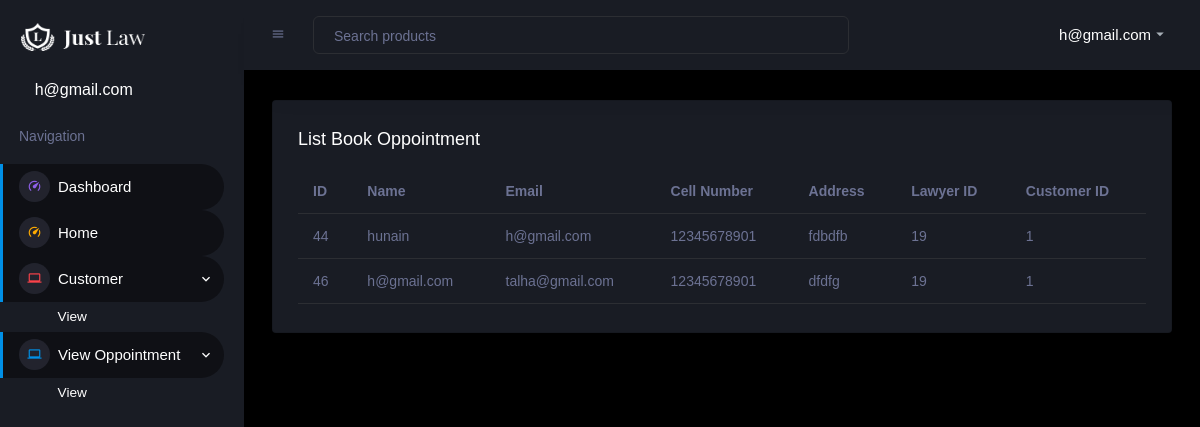
The page /Customer/index.php?ViewOppoitment (signed in) on the database its author committed.
### tables this page shows
CREATE TABLE `customer` (
  `C_Id` int(11) NOT NULL,
  `Name` varchar(50) DEFAULT NULL,
  `Email` varchar(50) NOT NULL,
  `password` varchar(50) NOT NULL,
  `gender` varchar(50) NOT NULL,
  `cellnumber` varchar(50) NOT NULL
);

CREATE TABLE `book_oppointment` (
  `B_Id` int(11) NOT NULL,
  `CustomerName` varchar(50) DEFAULT NULL,
  `CustomerEmail` varchar(50) NOT NULL,
  `CustomerPhone` varchar(50) DEFAULT NULL,
  `CustomerAddress` varchar(200) NOT NULL,
  `Lawyerid` int(11) DEFAULT NULL,
  `customerid` int(11) DEFAULT NULL
);

### Customer/ViewOppointment.php (the view)
<?php
  include("connection.php");
  if(isset($_SESSION["CustomerEmails"])==null)
  {
    header("location:clientlogin.php");
  }
  else
  {
?>
<!DOCTYPE html>
<html lang="en">
  <head>
  </head>
  <body>
    <div class="container-scroller">
        <div class="col-md-12 grid-margin stretch-card">
              <div class="card">
                <div class="card-body">
                  <h4 class="card-title">List Book Oppointment</h4>
                    <table class="table">
                        <tr>
                            <th>ID</th>
                            <th>Name</th>
                            <th>Email</th>
                            <th>Cell Number</th>
                            <th>Address</th>
                            <th>Lawyer ID</th>
                            <th>Customer ID</th>
                        </tr>
                        <?php
                          $getCustomerEMails = $_SESSION["CustomerEmails"];
                          $fetchsp= mysqli_query($con,"select * from book_oppointment where CUSTOMERID ='$getCustomerEMails'");
                          while($row = mysqli_fetch_array($fetchsp))
                          {
                            echo '
                            <tr>
                            <td>'.$row[0].'</td>
                            <td>'.$row[1].'</td>
                            <td>'.$row[2].'</td>
                            <td>'.$row[3].'</td>
                            <td>'.$row[4].'</td>
                            <td>'.$row[5].'</td>
                            <td>'.$row[6].'</td>
                        </tr>
                            ';
                          }
                       ?>
                    </table>
                </div>
              </div>
            </div>
          </div>
  </body>
</html>
<?php } ?>

### Customer/index.php (shortened to what this page needs)
<?php
  include("connection.php");
  if(isset($_SESSION["CustomerEmails"])==null)
  {
    header("location:clientlogin.php");
  }
  else
  {
?>
<!DOCTYPE html>
<html lang="en">
  <head>
    <link rel="stylesheet" href="assets/vendors/mdi/css/materialdesignicons.min.css">
    <link rel="stylesheet" href="assets/vendors/css/vendor.bundle.base.css">
    <link rel="stylesheet" href="assets/vendors/jvectormap/jquery-jvectormap.css">
    <link rel="stylesheet" href="assets/vendors/flag-icon-css/css/flag-icon.min.css">
    <link rel="stylesheet" href="assets/vendors/owl-carousel-2/owl.carousel.min.css">
    <link rel="stylesheet" href="assets/vendors/owl-carousel-2/owl.theme.default.min.css">
    <link rel="stylesheet" href="assets/css/style.css">
  </head>
  <body>
    <div class="container-scroller">
      <nav class="sidebar sidebar-offcanvas" id="sidebar">
        <div class="sidebar-brand-wrapper d-none d-lg-flex align-items-center justify-content-center fixed-top">
          <a class="sidebar-brand brand-logo" href="index.php"><img src="../assets/img/logo/logo.png" alt=""></a>
        </div>
        <ul class="nav">
          <li class="nav-item profile">
            <div class="profile-desc">
              <div class="profile-pic">
                <div class="profile-name">
                  <h5 class="mb-0 font-weight-normal">
                      <?php
                          $getCustomerEMails = $_SESSION["CustomerEmails"];
                          $fetchsp= mysqli_query($con,"select * from Customer where C_id ='$getCustomerEMails'");
                          while($row = mysqli_fetch_array($fetchsp))
                          {
                            echo '<td>'.$row[2].'</td>';
                          }
                       ?>
                  </h5>
                </div>
              </div>
            </div>
          </li>
          <li class="nav-item nav-category">
            <span class="nav-link">Navigation</span>
          </li>
          <li class="nav-item menu-items">
            <a class="nav-link" href="index.php">
              <span class="menu-icon">
                <i class="mdi mdi-speedometer"></i>
              </span>
              <span class="menu-title">Dashboard</span>
            </a>
          </li>
          <li class="nav-item menu-items">
            <a class="nav-link" href="../index.php">
              <span class="menu-icon">
                <i class="mdi mdi-speedometer"></i>
              </span>
              <span class="menu-title">Home</span>
            </a>
          </li>
          <li class="nav-item menu-items">
            <a class="nav-link" data-bs-toggle="collapse" href="#ui-basic3" aria-expanded="false" aria-controls="ui-basic">
              <span class="menu-icon">
                <i class="mdi mdi-laptop"></i>
              </span>
              <span class="menu-title">Customer</span>
              <i class="menu-arrow"></i>
            </a>
            <div class="collapse" id="ui-basic3">
              <ul class="nav flex-column sub-menu">
                <li class="nav-item"> <a class="nav-link" href="index.php?viewCustomer">View</a></li>
              </ul>
            </div>
          </li>
          <li class="nav-item menu-items">
            <a class="nav-link" data-bs-toggle="collapse" href="#ui-basic10" aria-expanded="false" aria-controls="ui-basic">
              <span class="menu-icon">
                <i class="mdi mdi-laptop"></i>
              </span>
              <span class="menu-title">View Oppointment</span>
              <i class="menu-arrow"></i>
            </a>
            <div class="collapse" id="ui-basic10">
              <ul class="nav flex-column sub-menu">
                <li class="nav-item"> <a class="nav-link" href="index.php?ViewOppoitment">View</a></li>
              </ul>
            </div>
          </li>
        </ul>
      </nav>
      <div class="container-fluid page-body-wrapper">
        <nav class="navbar p-0 fixed-top d-flex flex-row">
          <div class="navbar-menu-wrapper flex-grow d-flex align-items-stretch">
            <button class="navbar-toggler navbar-toggler align-self-center" type="button" data-toggle="minimize">
              <span class="mdi mdi-menu"></span>
            </button>
            <ul class="navbar-nav w-100">
              <li class="nav-item w-100">
                <form class="nav-link mt-2 mt-md-0 d-none d-lg-flex search">
                  <input type="text" class="form-control" placeholder="Search products">
                </form>
              </li>
            </ul>
            <ul class="navbar-nav navbar-nav-right">
              <li class="nav-item dropdown">
                <a class="nav-link" id="profileDropdown" href="#" data-bs-toggle="dropdown">
                  <div class="navbar-profile">
                  <?php
                          $getCustomerEMails = $_SESSION["CustomerEmails"];
                          $fetchsp= mysqli_query($con,"select * from Customer where C_id ='$getCustomerEMails'");
                          while($row = mysqli_fetch_array($fetchsp))
                          {
                            echo '<td>'.$row[2].'</td>';
                          }
                       ?>
                    <i class="mdi mdi-menu-down d-none d-sm-block"></i>
                  </div>
                </a>
              </li>
            </ul>
          </div>
        </nav>
        <div class="main-panel">
          <div class="content-wrapper">
            <?php
              if(isset($_GET["viewCustomer"]))
              {
                include("customer.php");
              }
              else if(isset($_GET["ViewOppoitment"]))
              {
                include("ViewOppointment.php");
              }
            ?>
          </div>
        </div>
      </div>
    </div>
  </body>
</html>
<?php } ?>

### rows shown on the page
customer: Email "h@gmail.com"
book_oppointment: B_Id "44", CustomerName "hunain", CustomerEmail "h@gmail.com", CustomerPhone "12345678901", CustomerAddress "fdbdfb", Lawyerid "19", customerid "1"
book_oppointment: B_Id "46", CustomerName "h@gmail.com", CustomerEmail "talha@gmail.com", CustomerPhone "12345678901", CustomerAddress "dfdfg", Lawyerid "19", customerid "1"
